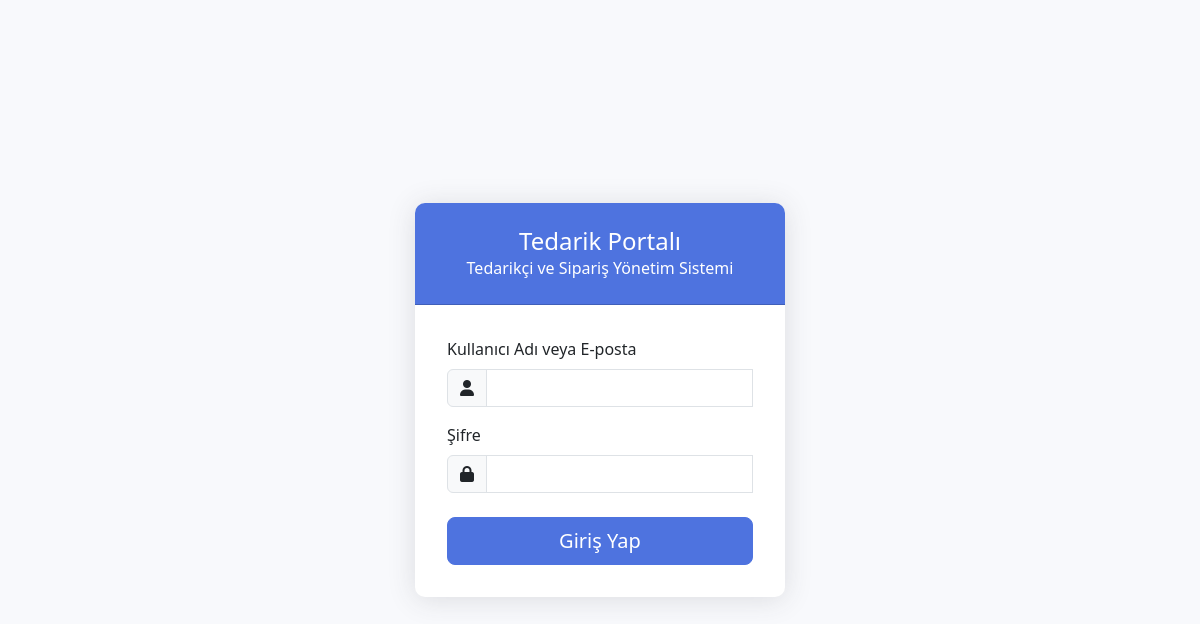
The app's page /giris.php, older data.
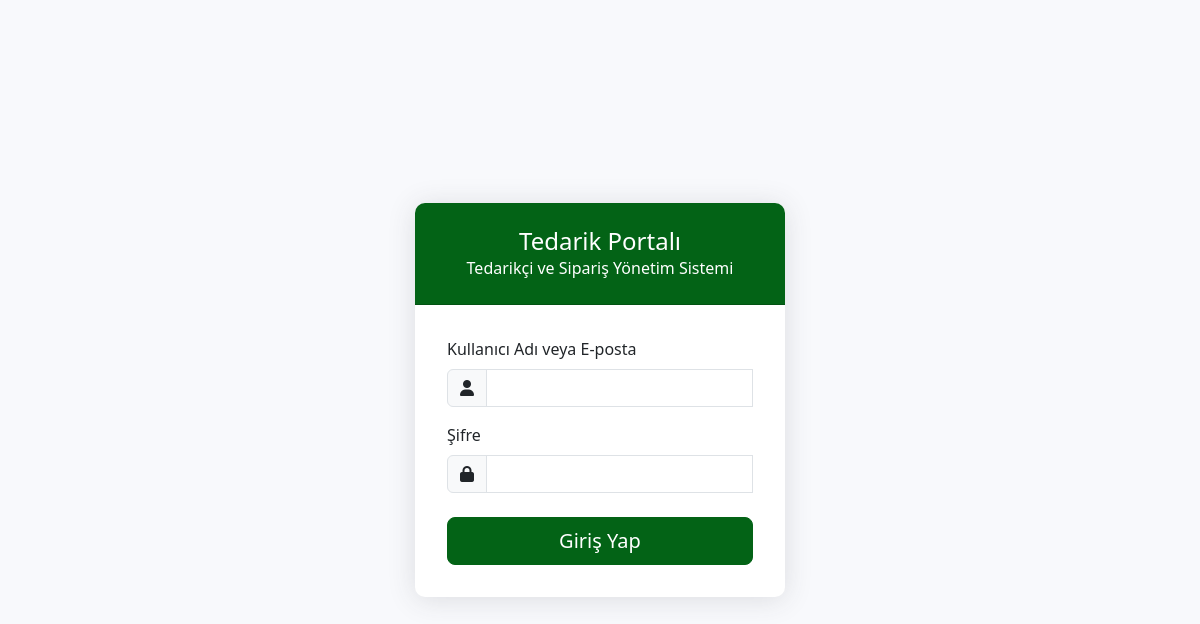
The same page, newer data.
### tables this page shows
CREATE TABLE `ayarlar` (
  `id` int(11) NOT NULL,
  `site_basligi` varchar(255) NOT NULL,
  `site_aciklamasi` text DEFAULT NULL,
  `email` varchar(255) NOT NULL,
  `telefon` varchar(50) DEFAULT NULL,
  `adres` text DEFAULT NULL,
  `tema_renk` varchar(20) DEFAULT '#4e73df',
  `logo_url` varchar(255) DEFAULT NULL,
  `favicon_url` varchar(255) DEFAULT NULL,
  `olusturma_tarihi` timestamp NOT NULL DEFAULT current_timestamp(),
  `guncelleme_tarihi` timestamp NOT NULL DEFAULT current_timestamp() ON UPDATE current_timestamp()
);

### config.php (called while the page is built, shortened)
<?php
function guvenli($data) {
    return htmlspecialchars($data, ENT_QUOTES, 'UTF-8');
}
?>

### giris.php (the view, shortened to what this page needs)
<?php
require_once 'config.php';
$giris = '';
$site_basligi_sql = "SELECT site_basligi FROM ayarlar WHERE id = 1";
$site_basligi_stmt = $db->prepare($site_basligi_sql);
$site_basligi_stmt->execute();
$site_basligi = $site_basligi_stmt->fetchColumn() ?: 'Tedarik Portalı';
?>
<!DOCTYPE html>
<html lang="tr">
<head>
    <link href="https://cdn.jsdelivr.net/npm/bootstrap@5.3.0/dist/css/bootstrap.min.css" rel="stylesheet">
    <link href="https://cdnjs.cloudflare.com/ajax/libs/font-awesome/6.0.0/css/all.min.css" rel="stylesheet">
</head>
<body>
    <div class="login-container">
        <div class="card">
            <div class="card-header">
                <h4 class="mb-0"><?= guvenli($site_basligi) ?></h4>
                <p class="mb-0">Tedarikçi ve Sipariş Yönetim Sistemi</p>
            </div>
            <div class="card-body">
                <form method="post" action="" class="needs-validation" novalidate>
                    <div class="mb-3">
                        <label for="giris" class="form-label">Kullanıcı Adı veya E-posta</label>
                        <div class="input-group">
                            <span class="input-group-text"><i class="fas fa-user"></i></span>
                            <input type="text" class="form-control" id="giris" name="giris" value="<?= guvenli($giris) ?>" required>
                        </div>
                    </div>
                    <div class="mb-4">
                        <label for="sifre" class="form-label">Şifre</label>
                        <div class="input-group">
                            <span class="input-group-text"><i class="fas fa-lock"></i></span>
                            <input type="password" class="form-control" id="sifre" name="sifre" required>
                        </div>
                    </div>
                    <div class="d-grid">
                        <button type="submit" class="btn btn-primary btn-lg">Giriş Yap</button>
                    </div>
                </form>
            </div>
        </div>
    </div>
</body>
</html>

Row changes from the older to the newer data that the page shows:
added ayarlar: site_basligi "Tedarik Portalı"
Text that changed along with them:
guvenli($site_basligi): "Tedarik Portalı" → (not shown)
